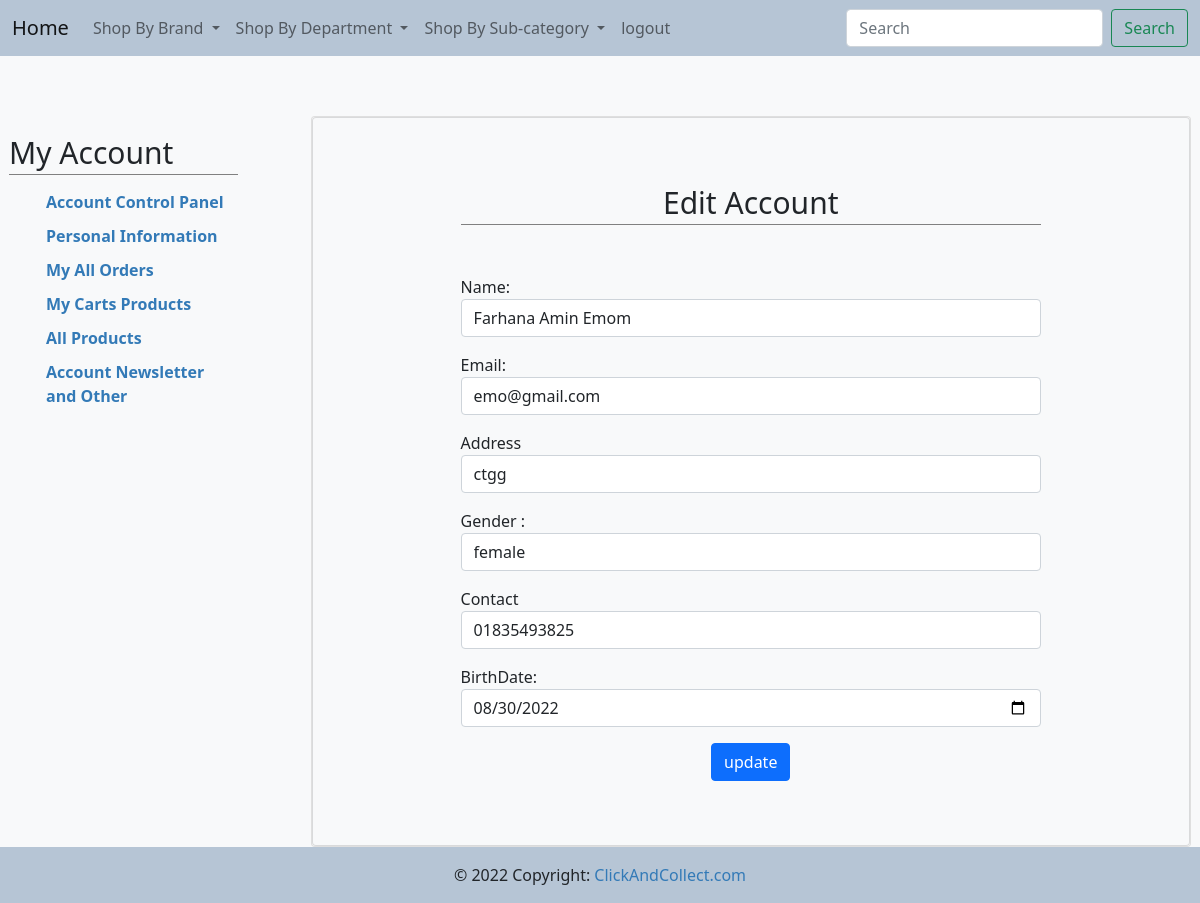
/customer/account_information.php (signed in), run on the app's committed database.
### tables this page shows
CREATE TABLE IF NOT EXISTS `customers` (
  `c_id` int(11) NOT NULL AUTO_INCREMENT,
  `name` varchar(100) NOT NULL,
  `email` varchar(100) NOT NULL,
  `address` varchar(100) DEFAULT NULL,
  `dob` date DEFAULT NULL,
  `gender` varchar(100) DEFAULT NULL,
  `mobile` varchar(100) NOT NULL,
  `pass` varchar(100) NOT NULL,
  `status` int(255) DEFAULT NULL,
  `img` varchar(255) DEFAULT NULL,
  PRIMARY KEY (`c_id`)
);

### customer/account_information.php (the view, shortened to what this page needs)
<?php
    include 'include/connection.php';
    $id =  $_SESSION['id'];
    $query = "select * from customers where c_id = $id";
    $result = mysqli_query($con,$query);
    $row = mysqli_fetch_array($result);
    $name = $row['name'];
    $contact = $row['mobile'];
    $email = $row['email'];
    $address = $row['address'];
    $dob = $row['dob'];
    $gender = $row['gender'];
 ?>
<!DOCTYPE html>
<html>
<head>
  <link type="text/css" rel="stylesheet" href="css/font-awesome.min.css" />
  <link rel="stylesheet" href="https://stackpath.bootstrapcdn.com/bootstrap/5.0.0-alpha1/css/bootstrap.min.css">
  <link href="https://cdn.jsdelivr.net/npm/bootstrap@5.0.2/dist/css/bootstrap.min.css" rel="stylesheet">
  <link href="include/style.css" rel="stylesheet" />
</head>
<body>
<div class="b">
    <?php include 'include/navbar.php' ?>
</div>
<div class="account-page">
<div class="container-fluid">
    <div class="row">
            <div class="col-sm-3 mt-0 pad">
                <?php include 'include/sidebar.php' ?>
            </div>
    <div class="col-sm-9">
        <div class="mt-0 card">
            <div class="card bg-light text-dark">
                <div class="row">
                    <div class="col-md-2"></div>
                    <div class="col-md-8 mt-5 mb-5">
                        <h2 class="text-center">Edit Account</h2>
                        <br>
                        <form method="post" class="cmxform" action="" id="signUpForm">
                            <div class="mb-3 mt-3">
                                <label for="name"> Name:</label>
                                    <input type="text" name="name" class="form-control" id="name"  name="name"  value = '<?php echo $name?>'  minlength="2" >
                            </div>
                            <div class="mb-3 mt-3">
                                <label for="email">Email:</label>
                                    <input type="email" name="email" class="form-control email" id="email" value=<?php echo $email ?> >
                            </div>
                            <div class="mb-3 mt-3">
                                <label for="address">Address</label>
                                    <input type="text" name="address" class="form-control" id="address" value = '<?php echo $address ?>'>
                            </div>
                            <div class="mb-3 mt-3">
                                <label for="Address">Gender :</label>
                                <input class="form-control" id="gender" name="gender" type="text" value = <?php echo $gender ?>  />
                            </div>
                            <div class="mb-3 mt-3">
                                <label for="contact">Contact</label>
                                <input type="text" name="contact" class="form-control" id="contact" value = <?php echo  $contact ?> >
                            </div>
                            <div class="mb-3 mt-3">
                                <label for="dob" class="col-sm-2 form-control-label">BirthDate:</label>
                                    <input type="date" name="dob" class="form-control"  id="dob"  value = <?php echo $dob ?>  >
                            </div>
                            <div class="mb-3 mt-3 text-center">
                                <input type="submit" class="btn btn-primary" id="submitForm" name = "submit" value="update" />
                            </div>
                        </form>
                    </div>
                </div>
            </div>
        </div>
    </div>
</div>
</div>
</div>
<?php include 'include/footer.php' ?>
</body>
</html>

### customer/include/style.css (style rules this page uses)
.account-page { padding-top:5%; }
.b { background-color: #b6c5d5!important; }
body { background-color: #f8f9fa; }
.account-page h2 { padding-bottom: 5px; border-bottom: 1px solid #808080; }
.row { margin-right: -15px; margin-left: -15px; }
* { -webkit-box-sizing: border-box; -moz-box-sizing: border-box; box-sizing: border-box; }
div { display: block; }
.h2, h2 { font-size: 30px; }
.h1, .h2, .h3, h1, h2, h3 { margin-top: 20px; margin-bottom: 10px; }
.h1, .h2, .h3, .h4, .h5, .h6, h1, h2, h3, h4, h5, h6 { font-family: inherit; font-weight: 500; line-height: 1.1; color: inherit; }

### customer/account_information.php (style rules this page uses)
.pad { padding-right :5%; }

### data on the page
customers: name "Farhana Amin Emom", email "emo@gmail.com", address "ctgg", gender "female", contact "01835493825", dob "08/30/2022"
